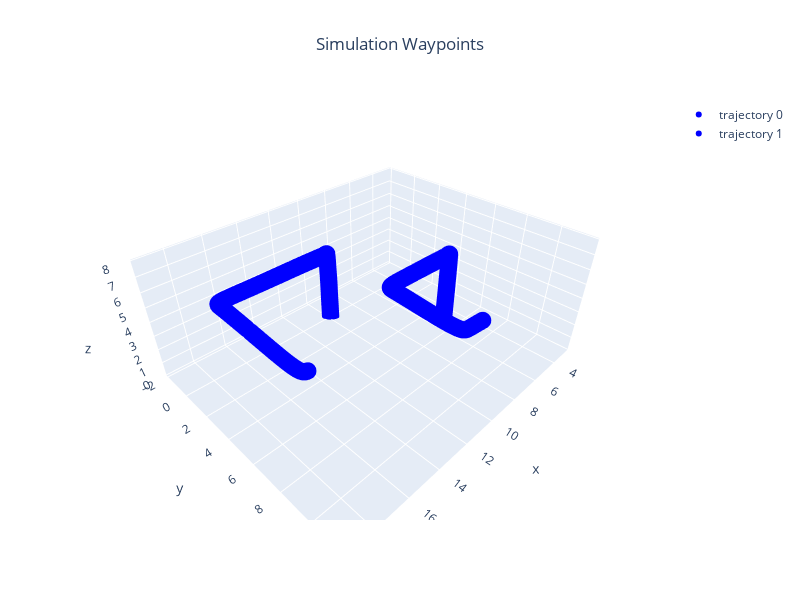

The code cell stored with this chart in its notebook:
### Markdown cell above
## Execute Plan

### Code cell
import numpy as np
from numpy.typing import NDArray
from typing import List
blue_paths:List[NDArray[np.float64]] = []
for sysid,path in blue_gcs.paths.items():
    blue_paths.append(np.array([x for x in path if x is not None]))

markers = [ConfigGazebo.create_trajectory_from_array(array=path,color=Color.BLUE) for path in blue_paths]
Gazebo.plot_3d_interactive(markers=markers,title="Simulation Waypoints",frames=(0.2, 0.2, 0.6),ground=-0.05)

### Figure 1 — Plotly figure (JSON) as saved in the notebook; plotly's stock layout.template omitted (floating-point values rounded to 4 significant figures; data arrays with more than 128 entries replaced by an {"elided": "..."} marker saying what was removed)
{"data": [{"marker": {"color": {"elided": "4388 str values"}, "size": 6}, "mode": "markers", "name": "trajectory 0", "type": "scatter3d", "x": {"elided": "4388 float values"}, "y": {"elided": "4388 float values"}, "z": {"elided": "4388 float values"}}, {"marker": {"color": {"elided": "4398 str values"}, "size": 6}, "mode": "markers", "name": "trajectory 1", "type": "scatter3d", "x": {"elided": "4398 float values"}, "y": {"elided": "4398 float values"}, "z": {"elided": "4398 float values"}}], "layout": {"height": 600, "scene": {"xaxis": {"range": [2.443, 19.59], "title": {"text": "x"}}, "yaxis": {"range": [-2.153, 12.01], "title": {"text": "y"}}, "zaxis": {"range": [-0.05, 8.063], "title": {"text": "z"}}}, "showlegend": true, "title": {"text": "Simulation Waypoints", "x": 0.5, "xanchor": "center"}, "width": 800}}
